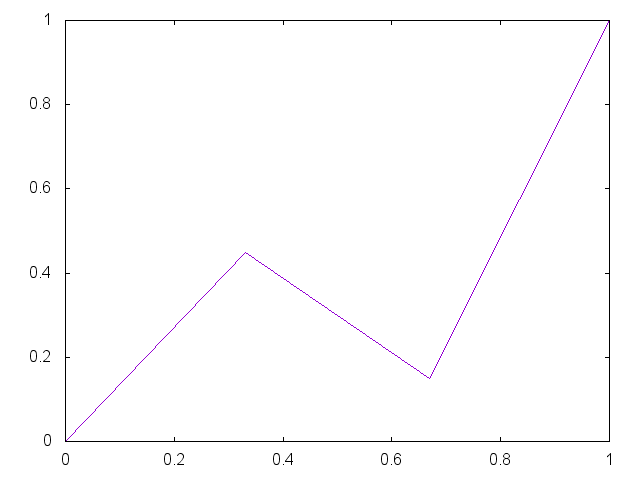

The gnuplot source for this figure:


set term png

set output "generate/static/generate/unique-0.45-0.15.png"
plot '-' smooth unique notitle
0 0
0.33 0.45
0.67 0.15 
1 1
e

reset;
